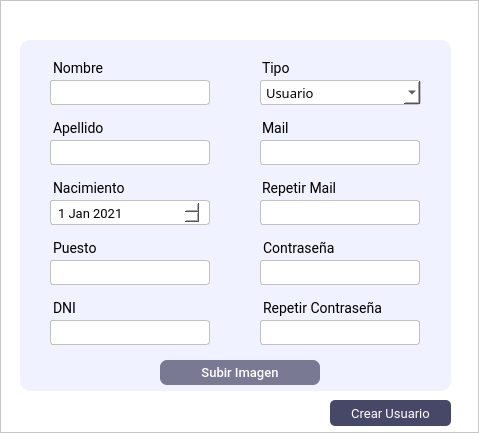
<?xml version="1.0" encoding="UTF-8"?>
<ui version="4.0">
 <class>MainWindow</class>
 <widget class="QMainWindow" name="MainWindow">
  <property name="geometry">
   <rect>
    <x>0</x>
    <y>0</y>
    <width>479</width>
    <height>433</height>
   </rect>
  </property>
  <property name="windowTitle">
   <string>MainWindow</string>
  </property>
  <widget class="QWidget" name="centralwidget">
   <layout class="QVBoxLayout" name="verticalLayout">
    <property name="spacing">
     <number>0</number>
    </property>
    <property name="leftMargin">
     <number>0</number>
    </property>
    <property name="topMargin">
     <number>0</number>
    </property>
    <property name="rightMargin">
     <number>0</number>
    </property>
    <property name="bottomMargin">
     <number>0</number>
    </property>
    <item>
     <widget class="QFrame" name="frame_2">
      <property name="minimumSize">
       <size>
        <width>0</width>
        <height>300</height>
       </size>
      </property>
      <property name="maximumSize">
       <size>
        <width>16777215</width>
        <height>16777215</height>
       </size>
      </property>
      <property name="styleSheet">
       <string notr="true">background: #fff;
</string>
      </property>
      <property name="frameShape">
       <enum>QFrame::StyledPanel</enum>
      </property>
      <property name="frameShadow">
       <enum>QFrame::Raised</enum>
      </property>
      <widget class="QFrame" name="frame_3">
       <property name="geometry">
        <rect>
         <x>20</x>
         <y>40</y>
         <width>431</width>
         <height>351</height>
        </rect>
       </property>
       <property name="maximumSize">
        <size>
         <width>16777215</width>
         <height>400</height>
        </size>
       </property>
       <property name="styleSheet">
        <string notr="true">border-radius: 10px;
background-color: rgb(240, 242, 255);
</string>
       </property>
       <property name="frameShape">
        <enum>QFrame::StyledPanel</enum>
       </property>
       <property name="frameShadow">
        <enum>QFrame::Raised</enum>
       </property>
       <widget class="QLabel" name="label_rep_password">
        <property name="geometry">
         <rect>
          <x>230</x>
          <y>250</y>
          <width>158</width>
          <height>27</height>
         </rect>
        </property>
        <property name="maximumSize">
         <size>
          <width>500</width>
          <height>16777215</height>
         </size>
        </property>
        <property name="font">
         <font>
          <family>Roboto</family>
          <pointsize>-1</pointsize>
         </font>
        </property>
        <property name="styleSheet">
         <string notr="true">font-family: Roboto;
font-size: 14px;
margin-top:10px;
margin-left:10px

</string>
        </property>
        <property name="text">
         <string>Repetir Contraseña</string>
        </property>
       </widget>
       <widget class="QComboBox" name="tipo_cb">
        <property name="geometry">
         <rect>
          <x>240</x>
          <y>40</y>
          <width>161</width>
          <height>25</height>
         </rect>
        </property>
        <property name="styleSheet">
         <string notr="true">padding:0 5px;
border-radius: 3px;
font-family:Roboto Lt;
border: none;
font-size:13px;
font-weight: 400;
background-color: #fff;
border: 0.5px solid #c1c1c1;
color: #000;

</string>
        </property>
        <property name="currentText">
         <string>Usuario</string>
        </property>
        <property name="currentIndex">
         <number>0</number>
        </property>
        <property name="maxVisibleItems">
         <number>3</number>
        </property>
        <property name="maxCount">
         <number>3</number>
        </property>
        <property name="insertPolicy">
         <enum>QComboBox::InsertAfterCurrent</enum>
        </property>
        <property name="iconSize">
         <size>
          <width>16</width>
          <height>0</height>
         </size>
        </property>
        <property name="duplicatesEnabled">
         <bool>false</bool>
        </property>
        <property name="frame">
         <bool>false</bool>
        </property>
        <item>
         <property name="text">
          <string>Usuario</string>
         </property>
        </item>
        <item>
         <property name="text">
          <string>Administrador</string>
         </property>
        </item>
       </widget>
       <widget class="QLabel" name="label_mail">
        <property name="geometry">
         <rect>
          <x>229</x>
          <y>70</y>
          <width>90</width>
          <height>27</height>
         </rect>
        </property>
        <property name="maximumSize">
         <size>
          <width>90</width>
          <height>16777215</height>
         </size>
        </property>
        <property name="font">
         <font>
          <family>Roboto</family>
          <pointsize>-1</pointsize>
         </font>
        </property>
        <property name="styleSheet">
         <string notr="true">font-family: Roboto;
font-size: 14px;
color: #000;
margin-top:10px;
margin-left:10px

</string>
        </property>
        <property name="text">
         <string>Mail</string>
        </property>
       </widget>
       <widget class="QLineEdit" name="apellido_input">
        <property name="geometry">
         <rect>
          <x>20</x>
          <y>100</y>
          <width>170</width>
          <height>25</height>
         </rect>
        </property>
        <property name="minimumSize">
         <size>
          <width>0</width>
          <height>0</height>
         </size>
        </property>
        <property name="maximumSize">
         <size>
          <width>16777215</width>
          <height>25</height>
         </size>
        </property>
        <property name="styleSheet">
         <string notr="true">QLineEdit{
background-color: #fff;
border: 0.5px solid #c1c1c1;
border-radius: 3px;
padding: 4 5px;
color: #e9e9;
font-family:Roboto;
font-size:13px;
font-weight: 400;
margin-left: 10px;

}
</string>
        </property>
        <property name="placeholderText">
         <string/>
        </property>
       </widget>
       <widget class="QLabel" name="label_apellido">
        <property name="geometry">
         <rect>
          <x>20</x>
          <y>70</y>
          <width>67</width>
          <height>27</height>
         </rect>
        </property>
        <property name="font">
         <font>
          <family>Roboto</family>
          <pointsize>-1</pointsize>
         </font>
        </property>
        <property name="styleSheet">
         <string notr="true">font-family: Roboto;
font-size: 14px;
margin-top:10px;
margin-left:10px

</string>
        </property>
        <property name="text">
         <string>Apellido</string>
        </property>
       </widget>
       <widget class="QLabel" name="label_tipo">
        <property name="geometry">
         <rect>
          <x>229</x>
          <y>10</y>
          <width>90</width>
          <height>27</height>
         </rect>
        </property>
        <property name="maximumSize">
         <size>
          <width>90</width>
          <height>16777215</height>
         </size>
        </property>
        <property name="font">
         <font>
          <family>Roboto</family>
          <pointsize>-1</pointsize>
         </font>
        </property>
        <property name="styleSheet">
         <string notr="true">font-family: Roboto;
font-size: 14px;
margin-top:10px;
margin-left:10px

</string>
        </property>
        <property name="text">
         <string>Tipo</string>
        </property>
       </widget>
       <widget class="QLabel" name="label_nombre">
        <property name="geometry">
         <rect>
          <x>20</x>
          <y>10</y>
          <width>71</width>
          <height>27</height>
         </rect>
        </property>
        <property name="font">
         <font>
          <family>Roboto</family>
          <pointsize>-1</pointsize>
         </font>
        </property>
        <property name="styleSheet">
         <string notr="true">font-family: Roboto;
font-size: 14px;
margin-top:10px;
margin-left:10px

</string>
        </property>
        <property name="text">
         <string>Nombre</string>
        </property>
       </widget>
       <widget class="QLineEdit" name="nombre_input_2">
        <property name="geometry">
         <rect>
          <x>20</x>
          <y>40</y>
          <width>170</width>
          <height>25</height>
         </rect>
        </property>
        <property name="minimumSize">
         <size>
          <width>0</width>
          <height>0</height>
         </size>
        </property>
        <property name="maximumSize">
         <size>
          <width>16777215</width>
          <height>25</height>
         </size>
        </property>
        <property name="styleSheet">
         <string notr="true">QLineEdit{
background-color: #fff;
border: 0.5px solid #c1c1c1;
border-radius: 3px;
padding: 4 5px;
color: #e9e9;
font-family:Roboto;
font-size:13px;
font-weight: 400;
margin-left: 10px;

}
</string>
        </property>
        <property name="text">
         <string/>
        </property>
        <property name="placeholderText">
         <string/>
        </property>
       </widget>
       <widget class="QLabel" name="label_password">
        <property name="geometry">
         <rect>
          <x>230</x>
          <y>190</y>
          <width>154</width>
          <height>27</height>
         </rect>
        </property>
        <property name="maximumSize">
         <size>
          <width>154</width>
          <height>16777215</height>
         </size>
        </property>
        <property name="font">
         <font>
          <family>Roboto</family>
          <pointsize>-1</pointsize>
         </font>
        </property>
        <property name="styleSheet">
         <string notr="true">font-family: Roboto;
font-size: 14px;
margin-top:10px;
margin-left:10px

</string>
        </property>
        <property name="text">
         <string>Contraseña</string>
        </property>
       </widget>
       <widget class="QLabel" name="label_dni">
        <property name="geometry">
         <rect>
          <x>20</x>
          <y>250</y>
          <width>71</width>
          <height>27</height>
         </rect>
        </property>
        <property name="font">
         <font>
          <family>Roboto</family>
          <pointsize>-1</pointsize>
         </font>
        </property>
        <property name="styleSheet">
         <string notr="true">font-family: Roboto;
font-size: 14px;
margin-top:10px;
margin-left:10px

</string>
        </property>
        <property name="text">
         <string>DNI</string>
        </property>
       </widget>
       <widget class="QLabel" name="label_nacimiento">
        <property name="geometry">
         <rect>
          <x>20</x>
          <y>130</y>
          <width>91</width>
          <height>27</height>
         </rect>
        </property>
        <property name="font">
         <font>
          <family>Roboto</family>
          <pointsize>-1</pointsize>
         </font>
        </property>
        <property name="styleSheet">
         <string notr="true">font-family: Roboto;
font-size: 14px;
margin-top:10px;
margin-left:10px

</string>
        </property>
        <property name="text">
         <string>Nacimiento</string>
        </property>
       </widget>
       <widget class="QLabel" name="label_rep_mail">
        <property name="geometry">
         <rect>
          <x>229</x>
          <y>130</y>
          <width>90</width>
          <height>27</height>
         </rect>
        </property>
        <property name="maximumSize">
         <size>
          <width>90</width>
          <height>16777215</height>
         </size>
        </property>
        <property name="font">
         <font>
          <family>Roboto</family>
          <pointsize>-1</pointsize>
         </font>
        </property>
        <property name="styleSheet">
         <string notr="true">font-family: Roboto;
font-size: 14px;
margin-top:10px;
margin-left:10px

</string>
        </property>
        <property name="text">
         <string>Repetir Mail</string>
        </property>
       </widget>
       <widget class="QLineEdit" name="puesto_input">
        <property name="geometry">
         <rect>
          <x>20</x>
          <y>220</y>
          <width>170</width>
          <height>25</height>
         </rect>
        </property>
        <property name="minimumSize">
         <size>
          <width>0</width>
          <height>0</height>
         </size>
        </property>
        <property name="maximumSize">
         <size>
          <width>16777215</width>
          <height>25</height>
         </size>
        </property>
        <property name="styleSheet">
         <string notr="true">QLineEdit{
background-color: #fff;
border: 0.5px solid #c1c1c1;
border-radius: 3px;
padding: 4 5px;
color: #e9e9;
font-family:Roboto;
font-size:13px;
font-weight: 400;
margin-left: 10px;

}
</string>
        </property>
        <property name="placeholderText">
         <string/>
        </property>
       </widget>
       <widget class="QLabel" name="label_puesto">
        <property name="geometry">
         <rect>
          <x>20</x>
          <y>190</y>
          <width>84</width>
          <height>27</height>
         </rect>
        </property>
        <property name="font">
         <font>
          <family>Roboto</family>
          <pointsize>-1</pointsize>
         </font>
        </property>
        <property name="styleSheet">
         <string notr="true">font-family: Roboto;
font-size: 14px;
margin-top:10px;
margin-left:10px

</string>
        </property>
        <property name="text">
         <string>Puesto</string>
        </property>
       </widget>
       <widget class="QDateEdit" name="nacimiento_date">
        <property name="geometry">
         <rect>
          <x>20</x>
          <y>160</y>
          <width>170</width>
          <height>25</height>
         </rect>
        </property>
        <property name="styleSheet">
         <string notr="true">
background-color: #fff;
border: 0.5px solid #c1c1c1;
border-radius: 3px;
padding: 4 5px;
color: #000;
font-family:Roboto;
font-size:13px;
font-weight: 400;
margin-left: 10px;

</string>
        </property>
        <property name="dateTime">
         <datetime>
          <hour>0</hour>
          <minute>0</minute>
          <second>0</second>
          <year>2021</year>
          <month>1</month>
          <day>1</day>
         </datetime>
        </property>
       </widget>
       <widget class="QLineEdit" name="mail_input">
        <property name="geometry">
         <rect>
          <x>230</x>
          <y>100</y>
          <width>170</width>
          <height>25</height>
         </rect>
        </property>
        <property name="minimumSize">
         <size>
          <width>0</width>
          <height>0</height>
         </size>
        </property>
        <property name="maximumSize">
         <size>
          <width>16777215</width>
          <height>25</height>
         </size>
        </property>
        <property name="styleSheet">
         <string notr="true">QLineEdit{
background-color: #fff;
border: 0.5px solid #c1c1c1;
border-radius: 3px;
padding: 4 5px;
color: #e9e9;
font-family:Roboto;
font-size:13px;
font-weight: 400;
margin-left: 10px;

}
</string>
        </property>
        <property name="placeholderText">
         <string/>
        </property>
       </widget>
       <widget class="QLineEdit" name="mail_rep_input">
        <property name="geometry">
         <rect>
          <x>230</x>
          <y>160</y>
          <width>170</width>
          <height>25</height>
         </rect>
        </property>
        <property name="minimumSize">
         <size>
          <width>0</width>
          <height>0</height>
         </size>
        </property>
        <property name="maximumSize">
         <size>
          <width>16777215</width>
          <height>25</height>
         </size>
        </property>
        <property name="styleSheet">
         <string notr="true">QLineEdit{
background-color: #fff;
border: 0.5px solid #c1c1c1;
border-radius: 3px;
padding: 4 5px;
color: #e9e9;
font-family:Roboto;
font-size:13px;
font-weight: 400;
margin-left: 10px;

}
</string>
        </property>
        <property name="placeholderText">
         <string/>
        </property>
       </widget>
       <widget class="QLineEdit" name="pass_rep_input">
        <property name="geometry">
         <rect>
          <x>230</x>
          <y>280</y>
          <width>170</width>
          <height>25</height>
         </rect>
        </property>
        <property name="minimumSize">
         <size>
          <width>0</width>
          <height>0</height>
         </size>
        </property>
        <property name="maximumSize">
         <size>
          <width>16777215</width>
          <height>25</height>
         </size>
        </property>
        <property name="styleSheet">
         <string notr="true">QLineEdit{
background-color: #fff;
border: 0.5px solid #c1c1c1;
border-radius: 3px;
padding: 4 5px;
color: #e9e9;
font-family:Roboto;
font-size:13px;
font-weight: 400;
margin-left: 10px;

}
</string>
        </property>
        <property name="echoMode">
         <enum>QLineEdit::Password</enum>
        </property>
        <property name="placeholderText">
         <string/>
        </property>
       </widget>
       <widget class="QLineEdit" name="pass_input">
        <property name="geometry">
         <rect>
          <x>230</x>
          <y>220</y>
          <width>170</width>
          <height>25</height>
         </rect>
        </property>
        <property name="minimumSize">
         <size>
          <width>0</width>
          <height>0</height>
         </size>
        </property>
        <property name="maximumSize">
         <size>
          <width>16777215</width>
          <height>25</height>
         </size>
        </property>
        <property name="styleSheet">
         <string notr="true">QLineEdit{
background-color: #fff;
border: 0.5px solid #c1c1c1;
border-radius: 3px;
padding: 4 5px;
color: #e9e9;
font-family:Roboto;
font-size:13px;
font-weight: 400;
margin-left: 10px;

}
</string>
        </property>
        <property name="inputMethodHints">
         <set>Qt::ImhHiddenText|Qt::ImhNoAutoUppercase|Qt::ImhNoPredictiveText|Qt::ImhSensitiveData</set>
        </property>
        <property name="echoMode">
         <enum>QLineEdit::Password</enum>
        </property>
        <property name="placeholderText">
         <string/>
        </property>
       </widget>
       <widget class="QLineEdit" name="dni_input">
        <property name="geometry">
         <rect>
          <x>20</x>
          <y>280</y>
          <width>170</width>
          <height>25</height>
         </rect>
        </property>
        <property name="minimumSize">
         <size>
          <width>0</width>
          <height>0</height>
         </size>
        </property>
        <property name="maximumSize">
         <size>
          <width>16777215</width>
          <height>25</height>
         </size>
        </property>
        <property name="styleSheet">
         <string notr="true">QLineEdit{
background-color: #fff;
border: 0.5px solid #c1c1c1;
border-radius: 3px;
padding: 4 5px;
color: #e9e9;
font-family:Roboto;
font-size:13px;
font-weight: 400;
margin-left: 10px;

}
</string>
        </property>
        <property name="placeholderText">
         <string/>
        </property>
       </widget>
      </widget>
      <widget class="QPushButton" name="crearprod_btn">
       <property name="geometry">
        <rect>
         <x>330</x>
         <y>400</y>
         <width>121</width>
         <height>26</height>
        </rect>
       </property>
       <property name="font">
        <font>
         <family>Roboto</family>
         <pointsize>-1</pointsize>
        </font>
       </property>
       <property name="cursor">
        <cursorShape>PointingHandCursor</cursorShape>
       </property>
       <property name="styleSheet">
        <string notr="true">QPushButton{
background-color: rgba(71, 71, 103);
color: #fff;
border-radius:5px;
font-family:Roboto;
font-size: 13px

}
QPushButton:hover{
background-color: rgba(71, 71, 103,180);
}</string>
       </property>
       <property name="text">
        <string>Crear Usuario</string>
       </property>
      </widget>
      <widget class="QPushButton" name="subirFoto_btn">
       <property name="geometry">
        <rect>
         <x>160</x>
         <y>360</y>
         <width>160</width>
         <height>25</height>
        </rect>
       </property>
       <property name="maximumSize">
        <size>
         <width>16777215</width>
         <height>16777215</height>
        </size>
       </property>
       <property name="cursor">
        <cursorShape>PointingHandCursor</cursorShape>
       </property>
       <property name="styleSheet">
        <string notr="true">QPushButton{
background-color: rgba(71, 71, 103,180);
border-radius: 7px;
padding: 4 10px;
color: #fff;
font-family:Roboto;
border: none;
font-size:13px;
font-weight: 500;
}
QPushButton:hover{
background-color: rgba(71, 71, 103);
color: #fff;

}</string>
       </property>
       <property name="text">
        <string>Subir Imagen</string>
       </property>
      </widget>
     </widget>
    </item>
   </layout>
  </widget>
 </widget>
 <resources>
  <include location="img/img_oficiales.qrc"/>
 </resources>
 <connections/>
</ui>
